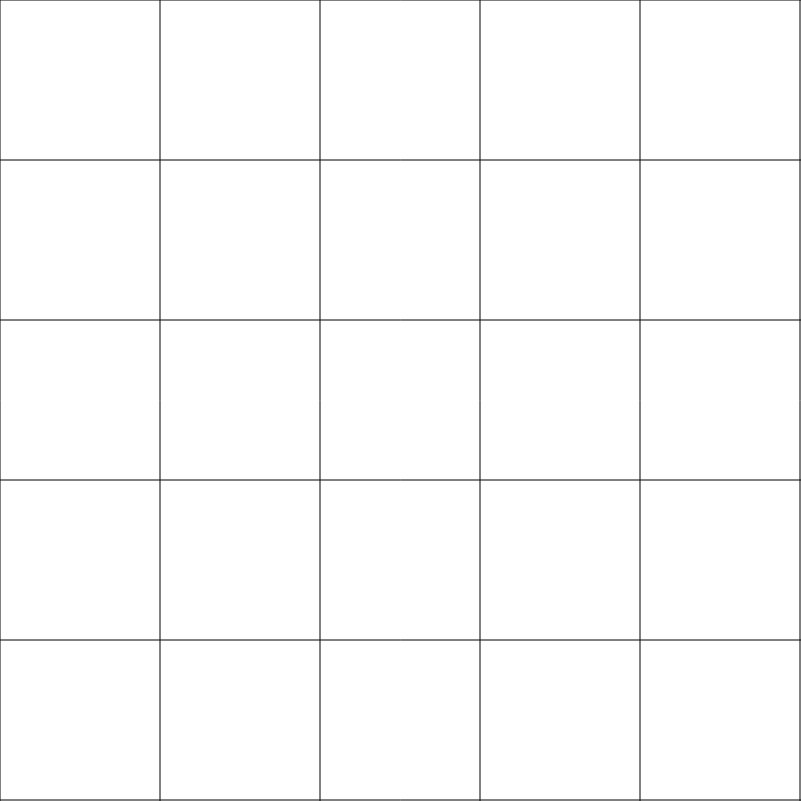
Frame 1 (no input)
Frame 60 (no input): identical to frame 1, image omitted
Frame 120 (the mouse pressed at the canvas centre since frame 60): identical to frame 1, image omitted

The p5.js sketch that drew this single still picture (run headless with seeded random() and noise() and a simulated clock; from frame 60 on, the mouse is pressed at the canvas centre):

// p5.js sketch
// ── sketch.js
function setup(){
    createCanvas(801,801);


    for (var x = 0; x <= width; x+=160) {
        line(x,0,x,height);
    }

    for (var y = 0; y <= height; y+=160) {
        line(0,y,width,y);
    }



}

function draw() {
}
